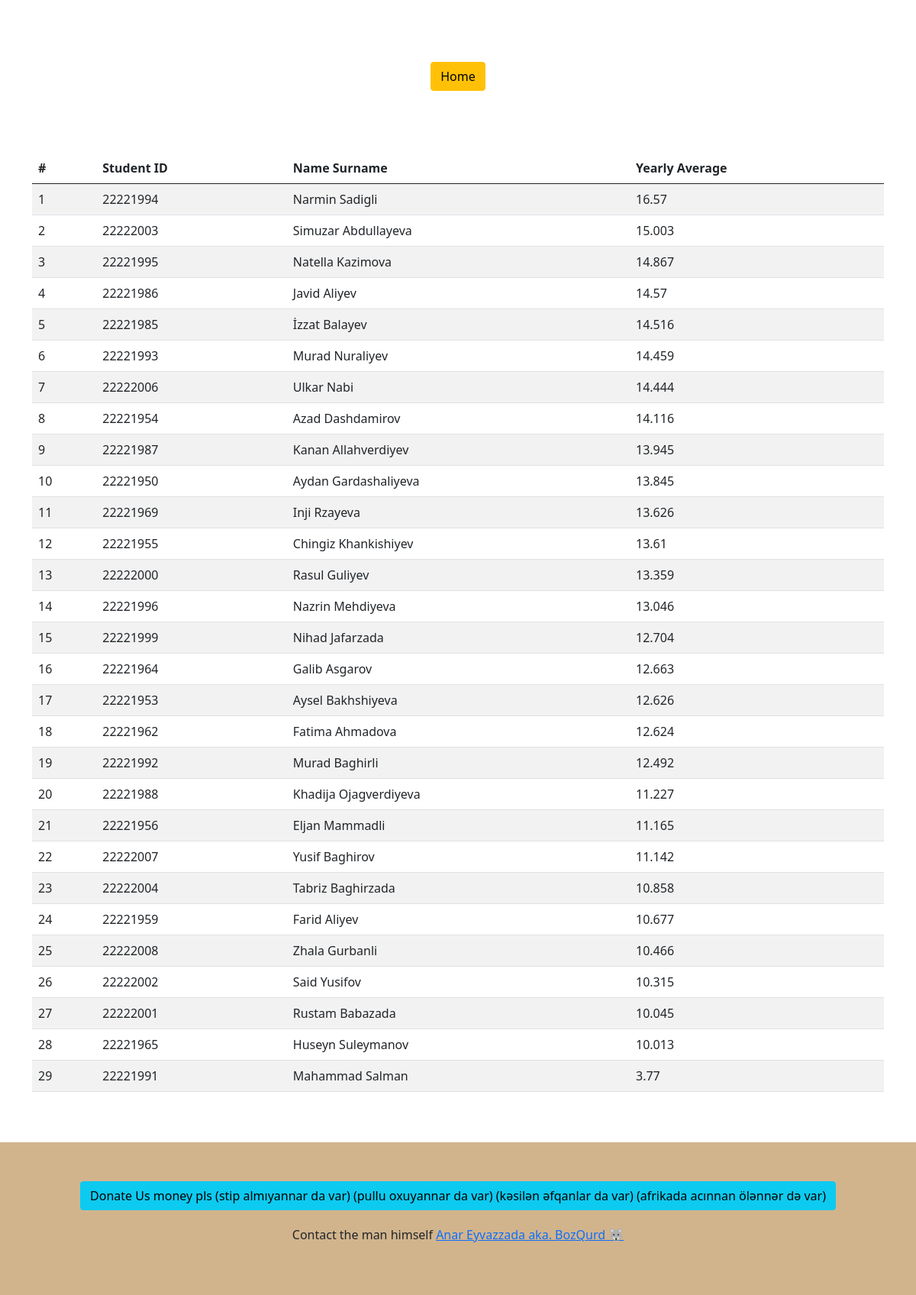
The app's page /major/2 with its own data.
### main/models.py (models this page shows, shortened)
class Student(models.Model):
    student_id = models.BigIntegerField(
        primary_key=True, auto_created=True, verbose_name="Student ID", editable=True)
    first_name = models.CharField(max_length=100, verbose_name="First Name")
    last_name = models.CharField(max_length=100, verbose_name="Last Name")
    yearly_average = models.FloatField(verbose_name="Yearly Average")
    percentage = models.FloatField(editable=False, auto_created=True)
    major = models.ForeignKey(Major, on_delete=models.CASCADE)
    def __str__(self):
        return (f"{self.first_name} {self.last_name}")

### main/views.py (the view)
# urls.py: path("major/", views.major_all, name="major_all"),
def major(request, major_id):
    major = Major.objects.filter(id=major_id)
    if not major.exists():
        return HttpResponseNotFound()
    major = major.get()
    students = Student.objects.filter(major=major).order_by("-yearly_average")
    context = {
        "major": major,
        "students": students,
    }
    return render(request, "main/major.html", context)

### main/models.py (called while the page is built)
    def __str__(self):
        return self.name

### main/templates/main/major.html (shortened to what this page needs)
{% extends "base.html" %} {% load static %} {% block header %}
<link rel="stylesheet" href="{% static 'css/major.css' %}" />
{% endblock %} {% block content %}
<div class="custom-container">
  <a href="{% url 'index' %}" class="btn btn-warning">Home</a>
</div>
<div class="container flex-d justify-content-center align-items-center">
  <table class="table table-striped">
    <thead>
      <th class="col">#</th>
      <th class="col">Student ID</th>
      <th class="col">Name Surname</th>
      <th class="col">Yearly Average</th>
    </thead>
    <tbody>
      {% for student in students %}
      <tr>
        <td>{{ forloop.counter }}</td>
        <td>{{ student.student_id }}</td>
        <td>{{ student }}</td>
        <td>{{ student.yearly_average }}</td>
      </tr>
      {% endfor %}
    </tbody>
  </table>
</div>
{% endblock %}

### static/css/major.css (style rules this page uses)
.custom-container { width: 200px; margin: auto; display: flex; justify-content: center; align-items: center; height: 100px; padding: 100px 0; box-sizing: border-box; }

### records on screen
Student: student_id "22221994", first_name+last_name "Narmin Sadigli", yearly_average "16.57"
Student: student_id "22222003", first_name+last_name "Simuzar Abdullayeva", yearly_average "15.003"
Student: student_id "22221995", first_name+last_name "Natella Kazimova", yearly_average "14.867"
Student: student_id "22221986", first_name+last_name "Javid Aliyev", yearly_average "14.57"
Student: student_id "22221985", first_name+last_name "İzzat Balayev", yearly_average "14.516"
Student: student_id "22221993", first_name+last_name "Murad Nuraliyev", yearly_average "14.459"
Student: student_id "22222006", first_name+last_name "Ulkar Nabi", yearly_average "14.444"
Student: student_id "22221954", first_name+last_name "Azad Dashdamirov", yearly_average "14.116"
Student: student_id "22221987", first_name+last_name "Kanan Allahverdiyev", yearly_average "13.945"
Student: student_id "22221950", first_name+last_name "Aydan Gardashaliyeva", yearly_average "13.845"
Student: student_id "22221969", first_name+last_name "Inji Rzayeva", yearly_average "13.626"
Student: student_id "22221955", first_name+last_name "Chingiz Khankishiyev", yearly_average "13.61"
Student: student_id "22222000", first_name+last_name "Rasul Guliyev", yearly_average "13.359"
Student: student_id "22221996", first_name+last_name "Nazrin Mehdiyeva", yearly_average "13.046"
Student: student_id "22221999", first_name+last_name "Nihad Jafarzada", yearly_average "12.704"
Student: student_id "22221964", first_name+last_name "Galib Asgarov", yearly_average "12.663"
Student: student_id "22221953", first_name+last_name "Aysel Bakhshiyeva", yearly_average "12.626"
Student: student_id "22221962", first_name+last_name "Fatima Ahmadova", yearly_average "12.624"
Student: student_id "22221992", first_name+last_name "Murad Baghirli", yearly_average "12.492"
Student: student_id "22221988", first_name+last_name "Khadija Ojagverdiyeva", yearly_average "11.227"
Student: student_id "22221956", first_name+last_name "Eljan Mammadli", yearly_average "11.165"
Student: student_id "22222007", first_name+last_name "Yusif Baghirov", yearly_average "11.142"
Student: student_id "22222004", first_name+last_name "Tabriz Baghirzada", yearly_average "10.858"
Student: student_id "22221959", first_name+last_name "Farid Aliyev", yearly_average "10.677"
Student: student_id "22222008", first_name+last_name "Zhala Gurbanli", yearly_average "10.466"
Student: student_id "22222002", first_name+last_name "Said Yusifov", yearly_average "10.315"
Student: student_id "22222001", first_name+last_name "Rustam Babazada", yearly_average "10.045"
Student: student_id "22221965", first_name+last_name "Huseyn Suleymanov", yearly_average "10.013"
Student: student_id "22221991", first_name+last_name "Mahammad Salman", yearly_average "3.77"
